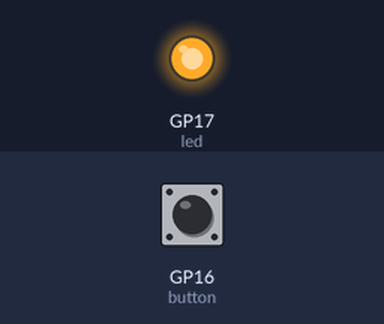
The program below on a simulated Raspberry Pi Pico running MicroPython. Shown: output pins drawn as LEDs (lit = HIGH). Inputs (shaded band) come from the test bench; at power-on: GP16 (button) HIGH. Threads take turns every 2 ms.

Above: at 1.2 s.
1.3 s: GP16 (button) pulled LOW for 3.2 s
At 5.6 s:
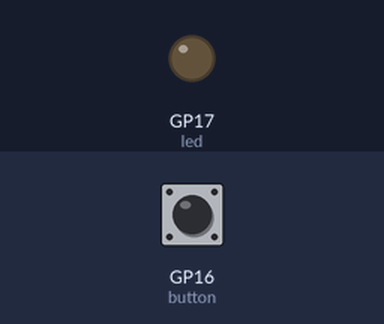
6.0 s: GP16 (button) pulled LOW for 0.15 s
At 7.0 s:
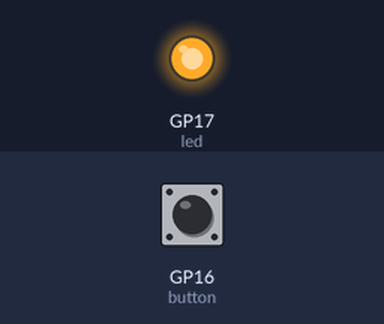
Timing chart, 0 to 9.0 s (numbered marks = the images above; inputs shaded):
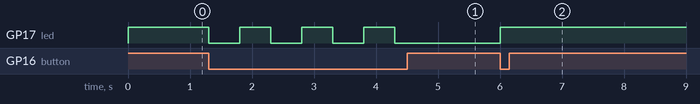

The program:

Pin_Thread_1.py
```python
from machine import Pin
import utime
import _thread
'''
https://dev.to/blues/your-first-steps-with-raspberry-pi-pico-and-visual-studio-code-4jbd
Nice tutorial on getting started with Micropython on BS Code
also links to "threads"
https://docs.python.org/3/library/threading.html

pushButton = Pin(16,Pin.IN)
ledRed = Pin(17,Pin.OUT)

#   Next we'll create a global variable that can be set and read by either thread of our program:
global button_pressed
button_pressed = False


'''

from machine import Pin
import utime
import _thread

button = Pin(16, Pin.IN)
led = Pin(17, Pin.OUT)

global button_pressed
button_pressed = False

def read_button():
    global button_pressed
    while True:
        if button.value() == 0:
            button_pressed = not button_pressed
            utime.sleep(0.5)

_thread.start_new_thread(read_button, ())

while True:
    if button_pressed == True:
        led.value(0)
    else:
        led.value(1)
```

Measured:
- after the input at 1.3 s, GP17 (led): alternates HIGH for 0.50 s and LOW for 0.50 s, 7 changes in all, then stays LOW, starting at once
- after the input at 6.0 s, GP17 (led): LOW → HIGH at once
